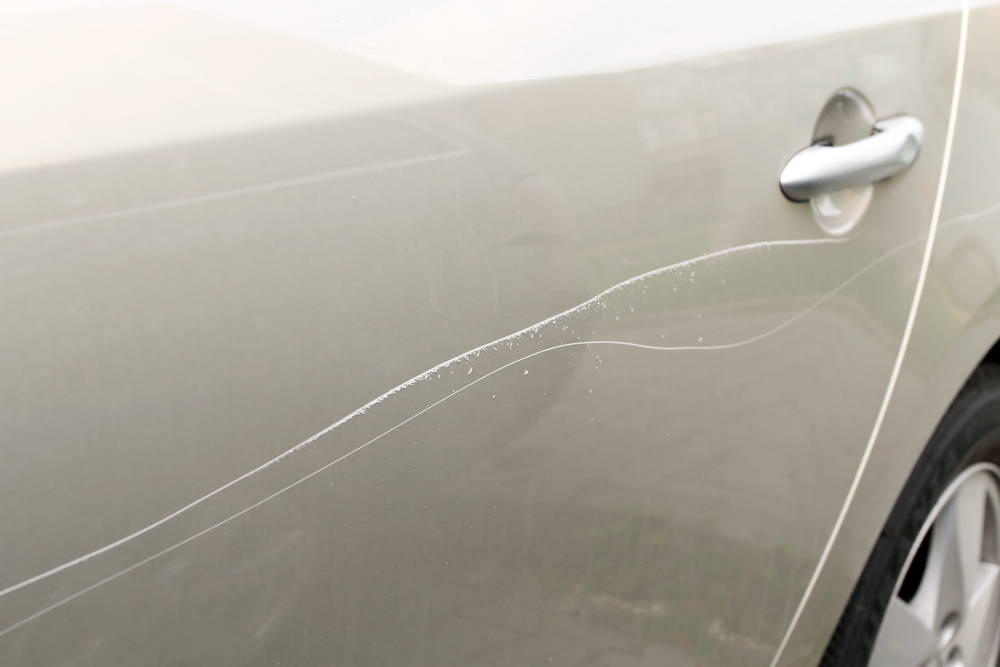
#> input picture Data/23.jpg, 1000 x 667 px
$ python CarScratch-1.py
#> lines starting #> are read from the running program, lines starting #| are printed output that depends on the picture; after the words box and inside, x2 and y2 are one past the last pixel; in counts of white or black regions, pixels touching at a corner belong together
import numpy as np
import cv2
import math

def region_of_interest(img, vertices):
    mask = np.zeros_like(img)

    if len(img.shape) > 2:
        channel_count = img.shape[2]
        ignore_mask_color = (255,) * channel_count
    else:
        ignore_mask_color = 255

    cv2.fillPoly(mask, vertices, ignore_mask_color)

    masked_image = cv2.bitwise_and(img, mask)
    return masked_image

def hough_lines_probabilistic(img):
    linesP = cv2.HoughLinesP(img, 1, np.pi / 180, 50, None, 50, 10)
    line_img = np.zeros((img.shape[0], img.shape[1], 3), dtype=np.uint8)
    if linesP is not None:
        for i in range(0, len(linesP)):
            l = linesP[i][0]
            cv2.line(line_img, (l[0], l[1]), (l[2], l[3]), (0,255,0), 3, cv2.LINE_AA)
    return line_img

def weighted_img(img, initial_img, α=0.8, β=1., γ=0.):
    return cv2.addWeighted(initial_img, α, img, β, γ)

region_ratios = [
    (0, 666),
    (0,0),
    (961, 3),
    (941, 195),
    (910,234 ),
    (771, 666),
]

kernel = np.ones((5,5),np.uint8)
kernel_sharpening = np.array([[-1,-1,-1],[-1,9,-1],[-1,-1,-1]])

region_points = [(ratio[0], ratio[1]) for ratio in region_ratios]
vertices = np.array([region_points], dtype=np.int32)

img = cv2.imread('Data/23.jpg')
#> img is the input picture: shape (667, 1000, 3); mean B, G, R 159.7, 170.1, 174.5
cv2.imshow('frame',img)
cv2.waitKey(0)
gray_image = cv2.cvtColor(img, cv2.COLOR_RGB2GRAY)
cv2.imshow('gray_image',gray_image)
cv2.waitKey(0)
blackhat = cv2.morphologyEx(gray_image, cv2.MORPH_TOPHAT, kernel)
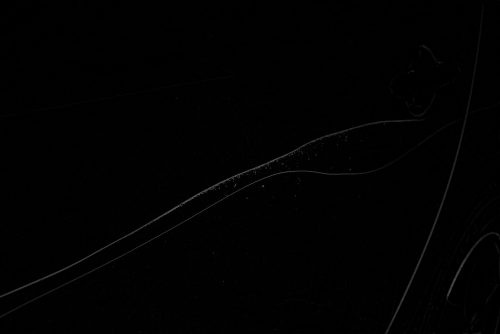
#> blackhat: shape (667, 1000) (shown at 1/2 size); min 0, max 101, mean 1.3
cv2.imshow('blackhat',blackhat)
cv2.waitKey(0)
sharpened = cv2.filter2D(blackhat,-1,kernel_sharpening)
cv2.imshow('sharpened',sharpened)
cv2.waitKey(0)
edge_image = cv2.Canny(sharpened,50,150,apertureSize = 3)
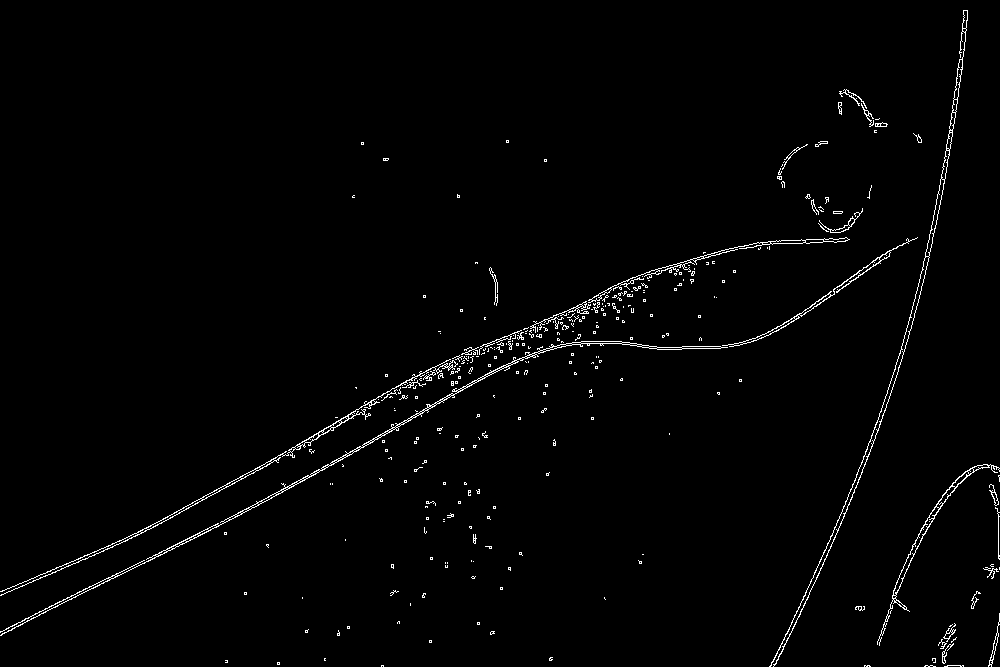
#> edge_image: shape (667, 1000); 1.5% white in thin lines or dots
cv2.imshow('edge_image',edge_image)
cv2.waitKey(0)
masked_edge_image = region_of_interest(edge_image, vertices)
#> in region_of_interest, `cv2.fillPoly(mask, vertices, ignore_mask_color)`:
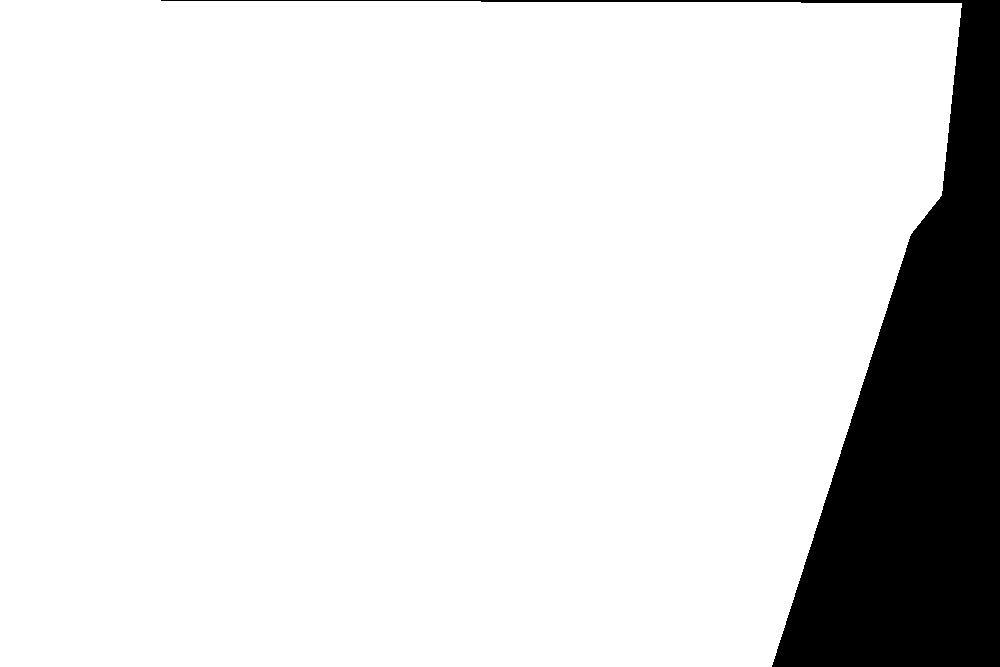
#> mask: shape (667, 1000); 87.7% white; 1 black region, box (x1, y1, x2, y2) and area: (161, 0, 1000, 667) 82247
#> in region_of_interest, `masked_image = cv2.bitwise_and(img, mask)`:
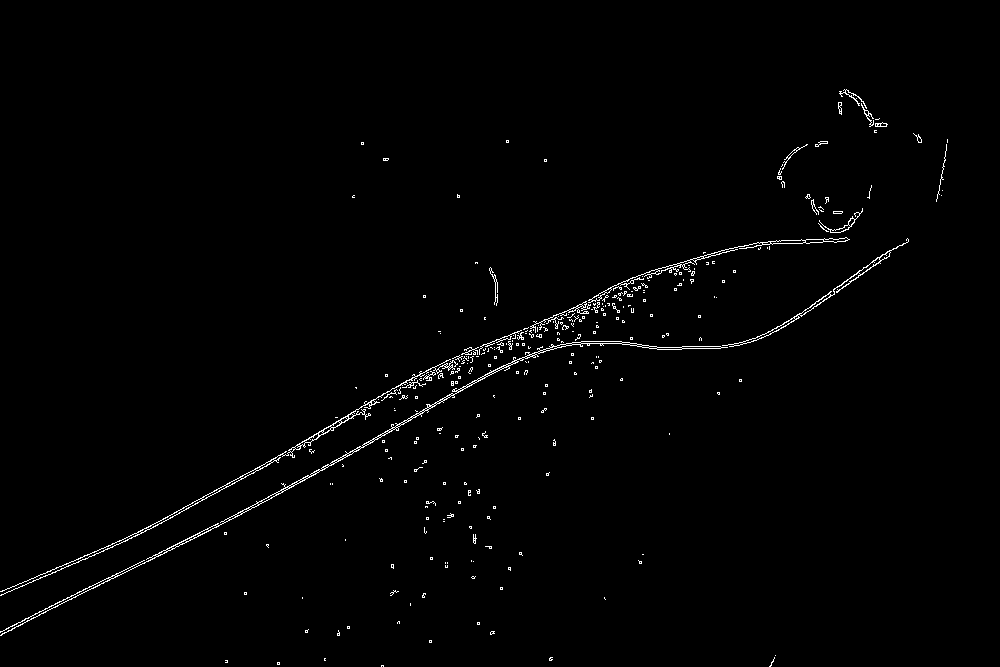
#> masked_image: shape (667, 1000); 1.1% white in thin lines or dots, all inside (x1, y1, x2, y2) = (0, 89, 948, 667)
cv2.imshow('masked_edge_image',masked_edge_image)
cv2.waitKey(0)
lines = hough_lines_probabilistic(masked_edge_image)
#> in hough_lines_probabilistic, `linesP = cv2.HoughLinesP(img, 1, np.pi / 180, 50, None, 50, 10)`: linesP = 44 rows, first 6: [389, 397, 505, 336], [261, 501, 380, 435], [357, 447, 435, 403], [302, 441, 413, 377], [112, 547, 335, 423], [145, 531, 483, 344]
#> the loop in hough_lines_probabilistic, `for i in range(0, len(linesP)):` made 44 passes
#> after the loop in hough_lines_probabilistic, `for i in range(0, len(linesP)):`:
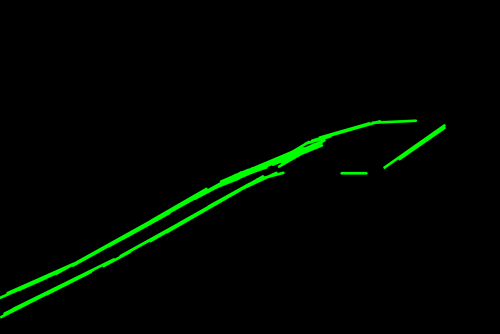
#> line_img: shape (667, 1000, 3) (shown at 1/2 size); mean of channels 0, 1, 2 0, 5.9, 0; drawn as B, G, R
cv2.imshow('lines',lines)
cv2.waitKey(0)
result = weighted_img(lines, img)
#> in weighted_img, `return cv2.addWeighted(initial_img, α, img, β, γ)`:
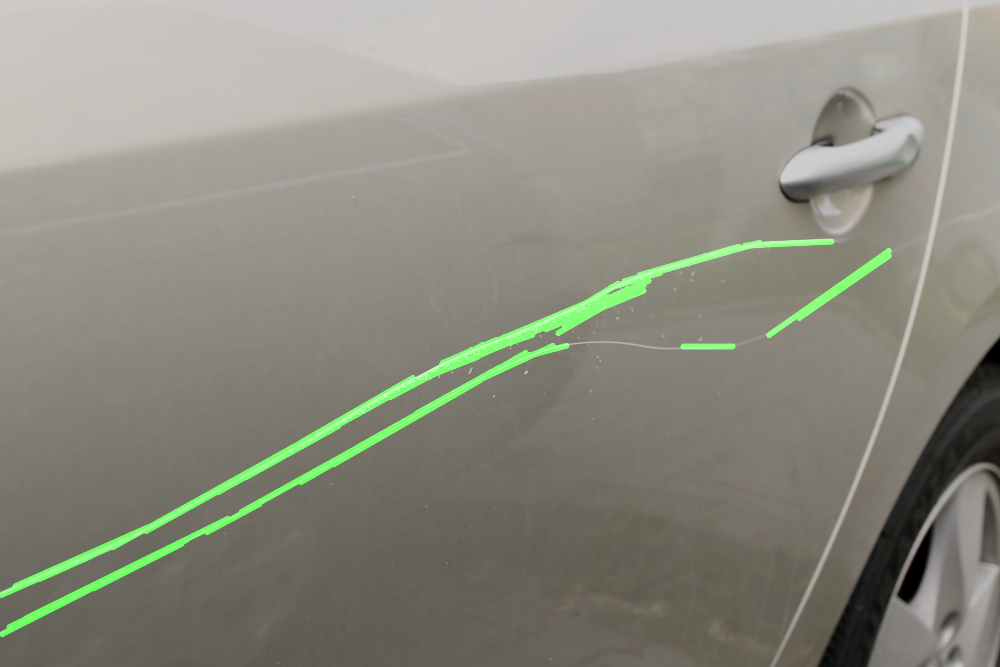
#> returned value: shape (667, 1000, 3); mean of channels 0, 1, 2 127.8, 139, 139.6; drawn as B, G, R
cv2.imshow('result',result)
cv2.waitKey(0)

cv2.destroyAllWindows()
